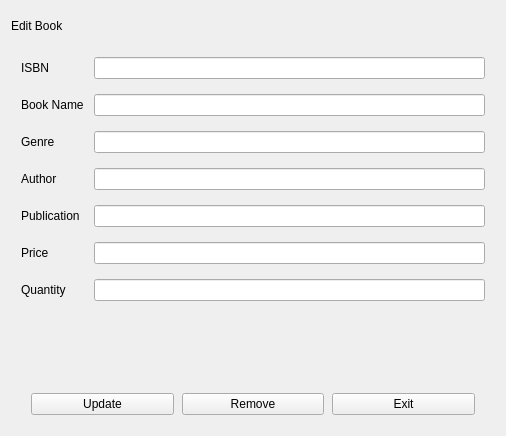
<?xml version="1.0" encoding="UTF-8"?>
<ui version="4.0">
 <class>Form</class>
 <widget class="QWidget" name="Form">
  <property name="geometry">
   <rect>
    <x>0</x>
    <y>0</y>
    <width>506</width>
    <height>436</height>
   </rect>
  </property>
  <property name="windowTitle">
   <string>Form</string>
  </property>
  <layout class="QGridLayout" name="gridLayout">
   <item row="2" column="0">
    <layout class="QFormLayout" name="formLayout">
     <property name="sizeConstraint">
      <enum>QLayout::SetMinAndMaxSize</enum>
     </property>
     <property name="fieldGrowthPolicy">
      <enum>QFormLayout::AllNonFixedFieldsGrow</enum>
     </property>
     <property name="horizontalSpacing">
      <number>10</number>
     </property>
     <property name="verticalSpacing">
      <number>15</number>
     </property>
     <property name="margin">
      <number>10</number>
     </property>
     <item row="0" column="0">
      <widget class="QLabel" name="iSBNLabel">
       <property name="text">
        <string>ISBN</string>
       </property>
      </widget>
     </item>
     <item row="0" column="1">
      <widget class="QLineEdit" name="iSBNLineEdit"/>
     </item>
     <item row="1" column="0">
      <widget class="QLabel" name="bookNameLabel">
       <property name="text">
        <string>Book Name</string>
       </property>
      </widget>
     </item>
     <item row="1" column="1">
      <widget class="QLineEdit" name="bookNameLineEdit"/>
     </item>
     <item row="2" column="0">
      <widget class="QLabel" name="genreLabel">
       <property name="text">
        <string>Genre</string>
       </property>
      </widget>
     </item>
     <item row="2" column="1">
      <widget class="QLineEdit" name="genreLineEdit"/>
     </item>
     <item row="3" column="0">
      <widget class="QLabel" name="authorLabel">
       <property name="text">
        <string>Author</string>
       </property>
      </widget>
     </item>
     <item row="3" column="1">
      <widget class="QLineEdit" name="authorLineEdit"/>
     </item>
     <item row="4" column="0">
      <widget class="QLabel" name="publicationLabel">
       <property name="text">
        <string>Publication</string>
       </property>
      </widget>
     </item>
     <item row="4" column="1">
      <widget class="QLineEdit" name="publicationLineEdit"/>
     </item>
     <item row="5" column="0">
      <widget class="QLabel" name="priceLabel">
       <property name="text">
        <string>Price</string>
       </property>
      </widget>
     </item>
     <item row="5" column="1">
      <widget class="QLineEdit" name="priceLineEdit"/>
     </item>
     <item row="6" column="0">
      <widget class="QLabel" name="quantityLabel">
       <property name="text">
        <string>Quantity</string>
       </property>
      </widget>
     </item>
     <item row="6" column="1">
      <widget class="QLineEdit" name="quantityLineEdit"/>
     </item>
    </layout>
   </item>
   <item row="3" column="0">
    <layout class="QHBoxLayout" name="horizontalLayout">
     <property name="spacing">
      <number>8</number>
     </property>
     <property name="sizeConstraint">
      <enum>QLayout::SetMaximumSize</enum>
     </property>
     <property name="leftMargin">
      <number>20</number>
     </property>
     <property name="topMargin">
      <number>10</number>
     </property>
     <property name="rightMargin">
      <number>20</number>
     </property>
     <property name="bottomMargin">
      <number>10</number>
     </property>
     <item>
      <widget class="QPushButton" name="pushButton_3">
       <property name="text">
        <string>Update</string>
       </property>
      </widget>
     </item>
     <item>
      <widget class="QPushButton" name="pushButton_2">
       <property name="text">
        <string>Remove</string>
       </property>
      </widget>
     </item>
     <item>
      <widget class="QPushButton" name="pushButton">
       <property name="text">
        <string>Exit</string>
       </property>
      </widget>
     </item>
    </layout>
   </item>
   <item row="1" column="0">
    <widget class="QLabel" name="label_8">
     <property name="maximumSize">
      <size>
       <width>500</width>
       <height>30</height>
      </size>
     </property>
     <property name="text">
      <string>Edit Book</string>
     </property>
    </widget>
   </item>
  </layout>
 </widget>
 <resources/>
 <connections/>
</ui>
